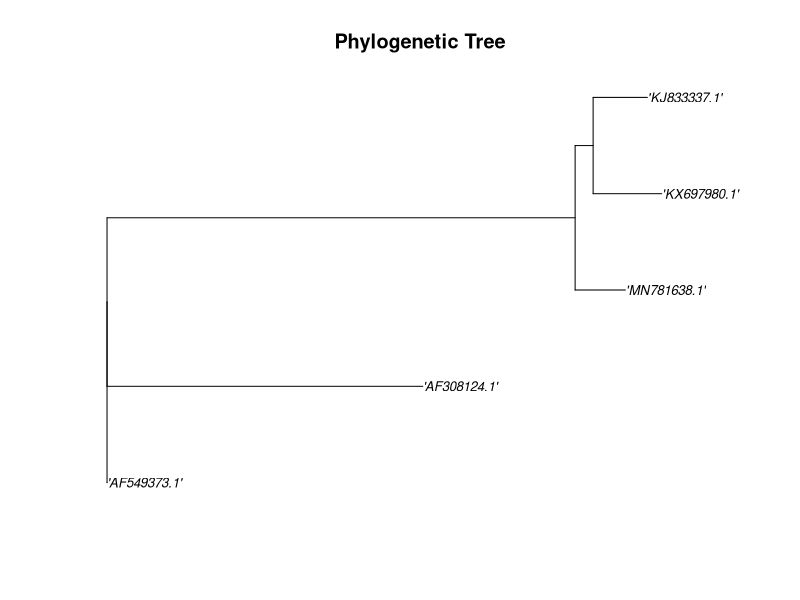
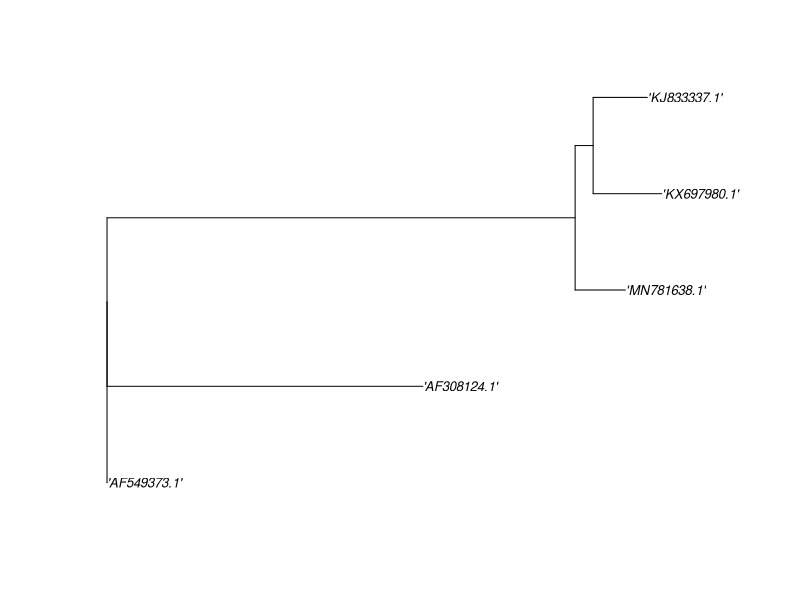
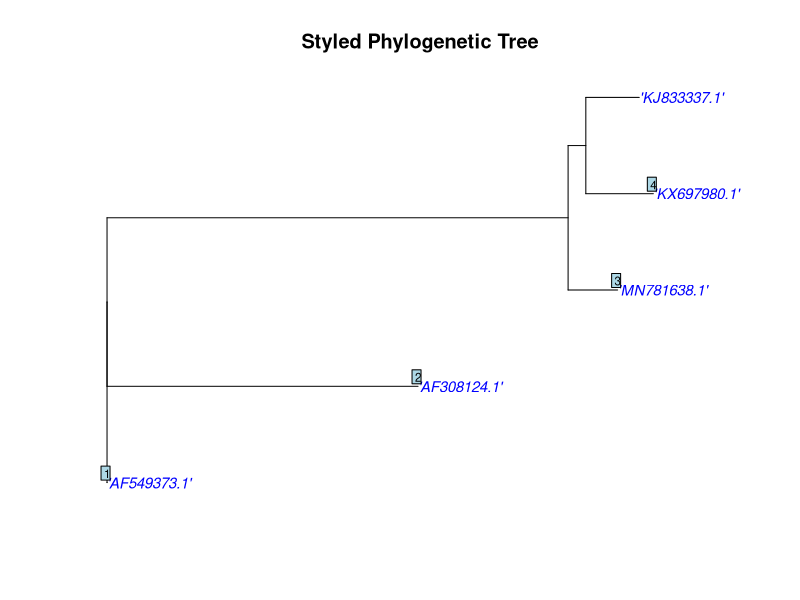

Recreate these plots in R, in order.
## Script for Phylogenetic Tree Creation ##

# Load necessary package
library(ape)

# Your Newick tree string
newick_tree <- "('AF549373.1':0.0,('AF308124.1':0.6384805537098486,('MN781638.1':0.1016528955796044,('KX697980.1':0.13860335660157844,'KJ833337.1':0.10964374475120703):0.03638383273165022):0.9465461173741643):0.0);"

# Read the Newick tree
tree <- read.tree(text = newick_tree)

# Plot the tree
plot(tree, main = "Phylogenetic Tree", cex = 0.8)

# Plot the tree with tip labels
plot(tree, show.tip.label = TRUE, cex = 0.8)

# Add a horizontal tree with colored tips
plot(tree, type = "phylogram", tip.color = "blue", cex = 0.9, main = "Styled Phylogenetic Tree")

# Add node numbers to the tree (using edge labels for internal nodes)
nodelabels(node = 1:Nnode(tree), cex = 0.7, adj = c(0.5, -0.5))
